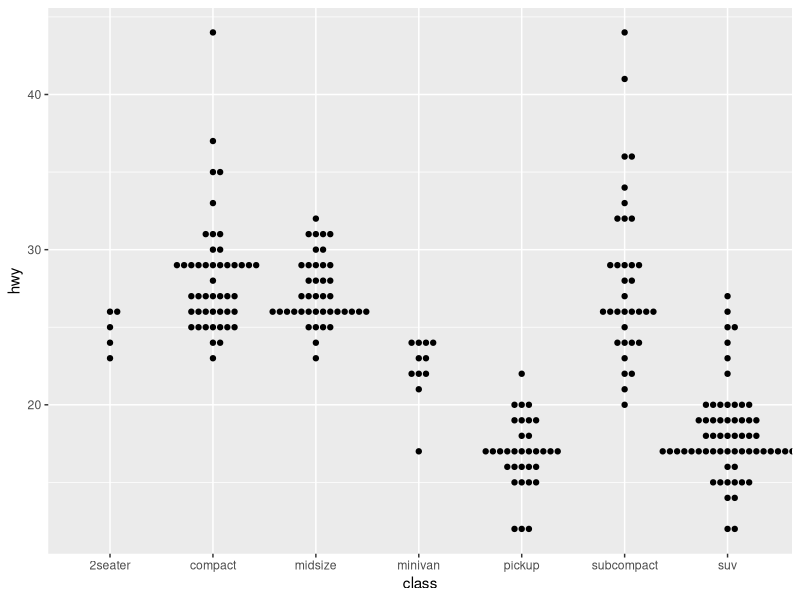
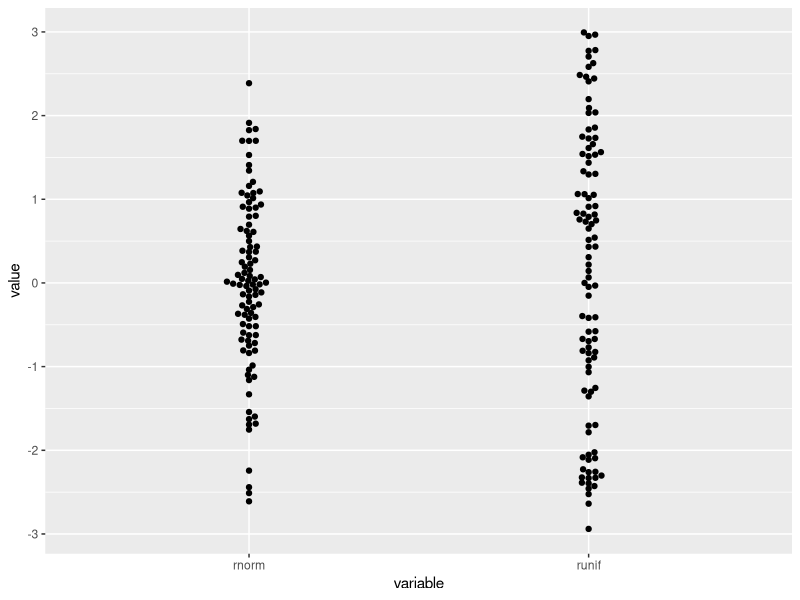
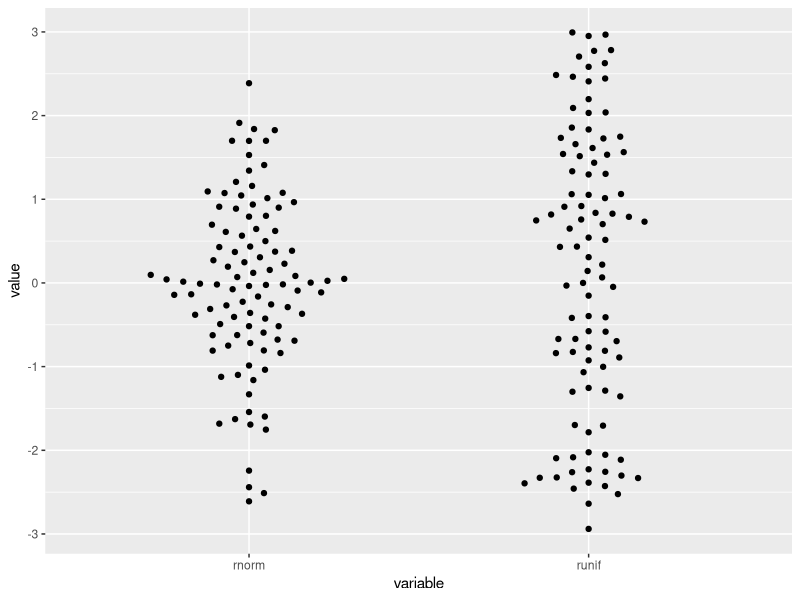

The R source for these figures, in order:
library(ggbeeswarm)


### Name: geom_beeswarm
### Title: Points, jittered to reduce overplotting using the beeswarm
###   package
### Aliases: geom_beeswarm

### ** Examples


  ggplot2::qplot(class, hwy, data = ggplot2::mpg, geom='beeswarm')
  # Generate fake data
  distro <- data.frame(
    'variable'=rep(c('runif','rnorm'),each=100),
    'value'=c(runif(100, min=-3, max=3), rnorm(100))
  )
  ggplot2::qplot(variable, value, data = distro, geom='beeswarm')
  ggplot2::ggplot(distro,aes(variable, value)) +
    geom_beeswarm(priority='density',cex=2.5)
